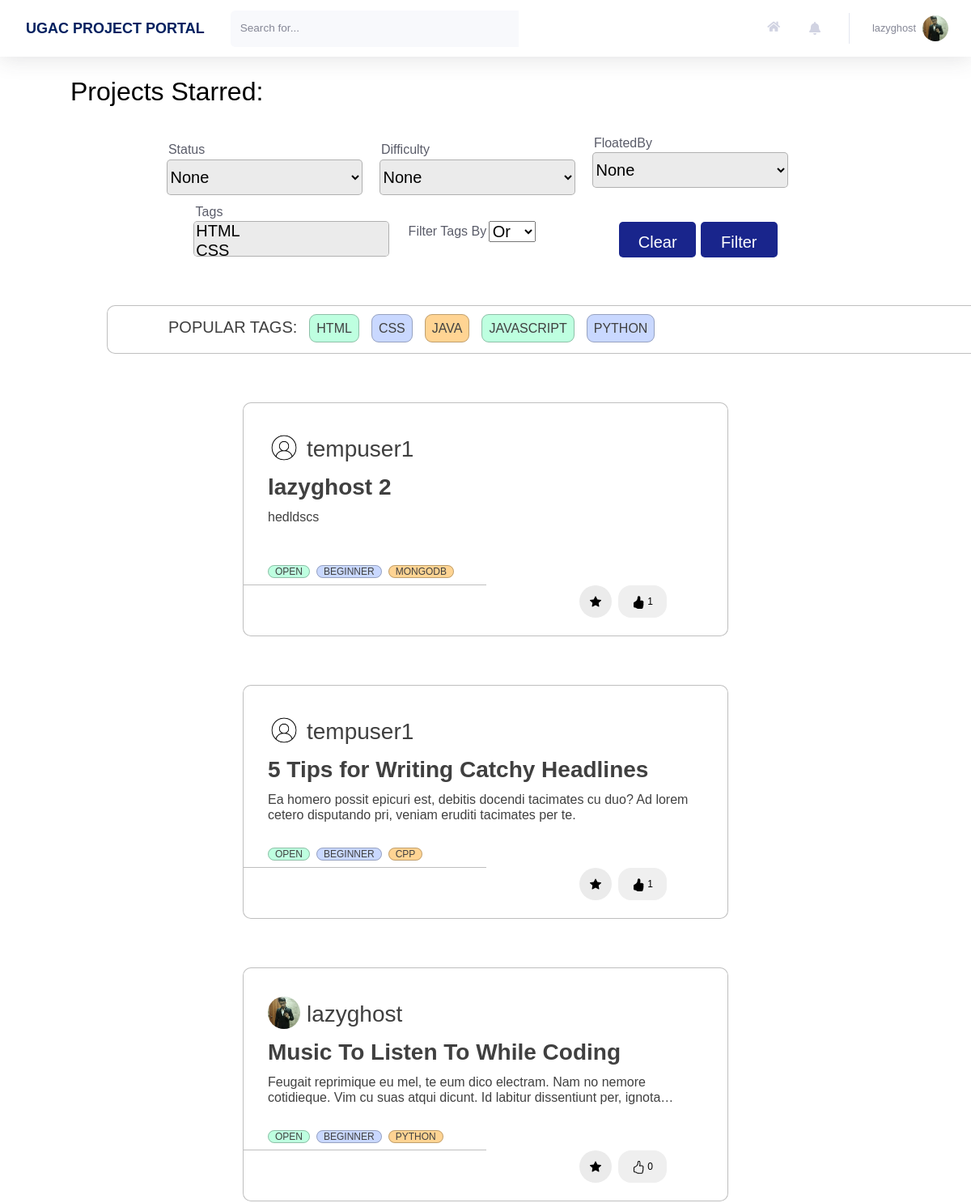
Page /profile/projects/view/ (signed in, upper part) on the earlier database version.
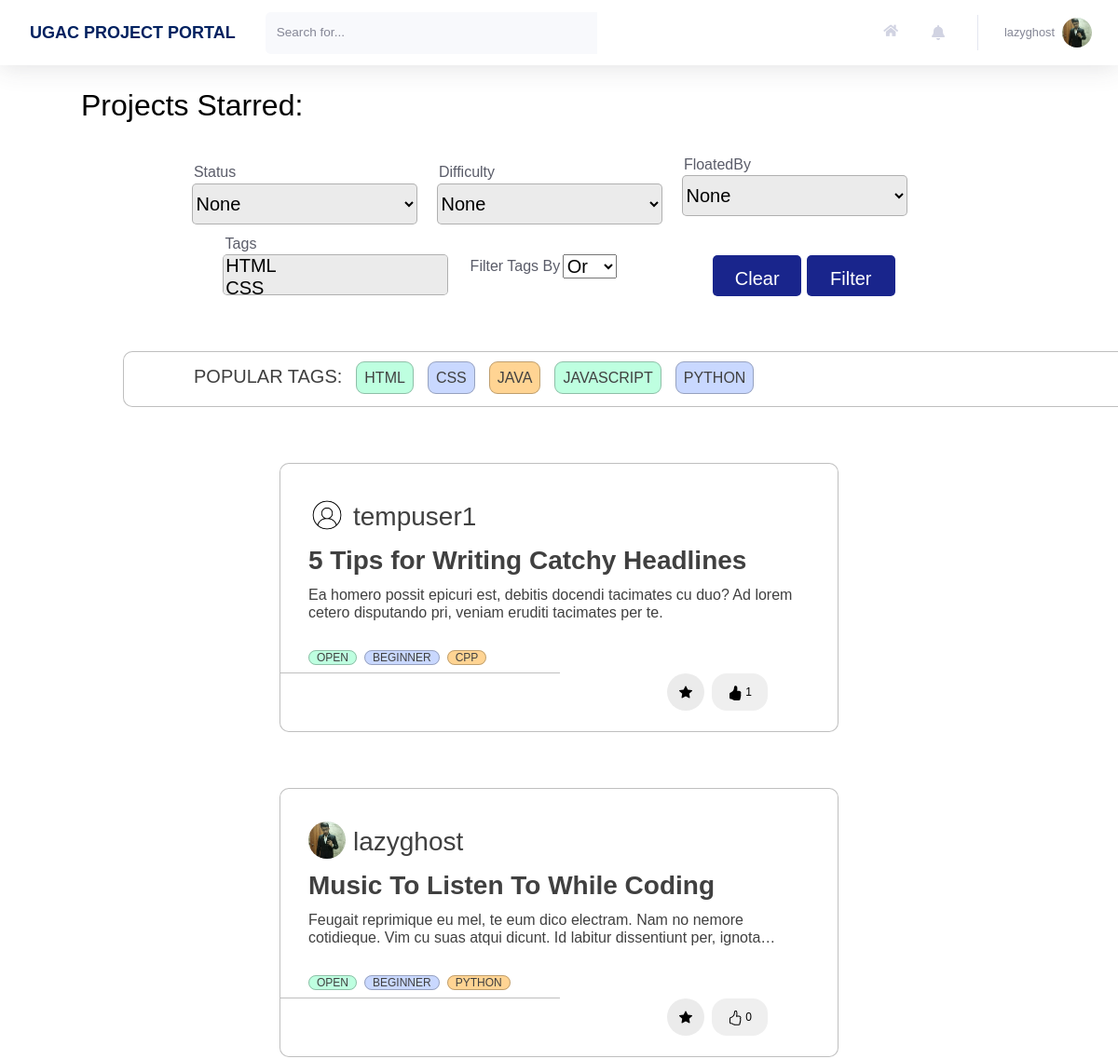
Same page on the later database version.
### home/models.py (models this page shows, shortened)
class Tag(models.Model):
    Title = models.CharField(max_length=20)
    def __str__(self):
        return f"{self.Title}"

class Project(models.Model):
    Title = models.CharField(max_length=100)
    Description = models.TextField()
    FloatedBy = models.ForeignKey(User, on_delete=models.CASCADE,related_name="FloatedBy")
    Mentors = models.ManyToManyField(User,related_name='Mentors')
    Status = models.CharField(max_length=10, choices=STATUS_CHOICES, default='Open')
    OpenedFor = models.CharField(max_length=300)
    Difficulty = models.CharField(max_length=15, choices=DIFFICULTY_CHOICES, default='Beginner')
    PreRequisite = models.TextField()
    Tags = models.ManyToManyField(Tag, related_name='Tags')
    Duration = models.CharField(max_length=30, choices=DURATION_CHOICES)
    DatePosted = models.DateTimeField(default = timezone.now)
    SelectionCriteria = models.TextField()
    MailNotification = models.CharField(max_length=5, choices=NOTIFICATION_CHOICES,default='On')
    ApplyRequest = models.ManyToManyField(User, related_name='ApplyRequest', blank = True)
    AlreadyApplied = models.ManyToManyField(User, related_name='AlreadyApplied', blank = True)
    Likes = models.IntegerField(default=0)

### users/models.py (models this page shows, shortened)
class Profile(models.Model):
    user = models.OneToOneField(User, on_delete=models.CASCADE)
    image = models.ImageField(default = 'default.jpg', upload_to='profile_pics', blank=True)
    rollno = models.CharField(max_length=10)
    year = models.CharField(max_length=30, choices = YEAR_CHOICES)
    branch = models.CharField(max_length=30, choices = BRANCH_CHOICES)
    techskills = models.TextField()
    starred_projects = models.ManyToManyField(Project, related_name='starred_projects', blank = True)
    liked_projects = models.ManyToManyField(Project, related_name='liked_projects', blank = True)
    cv = models.FileField(blank = True, upload_to='resumes',validators=[FileExtensionValidator(allowed_extensions=['pdf'])])
    linked_in_link = models.CharField(blank=True, max_length=100)
    portfolio_link = models.CharField(blank=True, max_length=100)
    github_link = models.CharField(blank=True, max_length=100)

### users/views.py (the view)
# urls.py: path('projects/view/', views.projects_view, name = 'projects-view'),
@login_required
def projects_view(request):
    req_projects, title, heading = get_projects_view_details(request)
    projects = get_filtered_projects(request, req_projects)
    projects = get_paginated_projects(request, projects)
    projects_id = get_user_projects_id(request.user)
    common_tags = get_most_common_tags(5)
    context = {
        'title': title,
        'users':User.objects.all(),
        'tags': Tag.objects.all(),
        'users_html':serialize("json", User.objects.all()),
        'tags_html':serialize("json", Tag.objects.all()),
        'projects': projects,
        'projects_id': projects_id,
        'notifications': Notification.objects.filter(user = request.user).order_by('-time'),
        'common_tags':common_tags,
        'heading': heading
    }
    return render(request, 'users/projects_view.html', context)

### functions.py (called while the page is built)
def get_filtered_projects(request, all_projects):
    myFilter = ProjectFilter(request.GET,queryset=all_projects)
    filtered_projects= myFilter.qs
    return filtered_projects

def get_most_common_tags(size):
    projects = Project.objects.all()
    tags = []
    for project in projects:
        project_tags = project.Tags.all()
        for project_tag in project_tags:
            tags.append(project_tag)
    return [x for x in Counter(tags)][:size]

def get_paginated_projects(request, projects):
    page = request.GET.get('page', 1)
    paginator = Paginator(projects, 6)
    try:
        paginated_projects = paginator.page(page)
    except PageNotAnInteger:
        paginated_projects = paginator.page(1)
    except EmptyPage:
        paginated_projects = paginator.page(paginator.num_pages)
    return paginated_projects

### home/filters.py (called while the page is built)
    @property
    def qs(self):
        qs = super().qs
        if len(self.data):
            Tags = self.data.getlist('Tags')
            FilterBy = self.data.get('FilterBy')
            if FilterBy == 'And':
                for x in Tags:
                    qs = qs.filter(Tags__in = [x])
        return qs

### users/templates/users/projects_view.html (shortened to what this page needs)
{% extends 'home/main.html' %}
{% load crispy_forms_tags %}
{% block headingBlock %}
<h2>{{ heading }}</h2>
{% endblock headingBlock %}

### home/templates/home/main.html (shortened to what the changed rows need)
{% extends 'home/base.html' %}
{% load static %}
{% load crispy_forms_tags %}
{% block customStylesheets %}
<link rel="stylesheet" type="text/css" href="{% static 'home/main.css' %}">
{% endblock customStylesheets %}
{% block content %}
{% block mainContentBlock %}
<div class="project_cards">
    {% block headingBlock %}{% endblock headingBlock %}
    <br>
    {% block filterBlock %}
        <br>
    {% endblock filterBlock %}
    {% block tagsBlock %}
        <div class = "blog-container" style="flex: 1 0 45%; margin: 30px; width: 1260px; height: 60px; max-width: 1260px; margin-left: 45px; ">
        <div class="blog-tags-a" style="margin-left: 75px;">
        <ul>
            {% for tag in common_tags %}
                <li style="margin-left: 15px;"><a href="/?Tags={{tag.id}}">{{ tag }}</a></li>
            {% endfor %}
        </ul>
        </div>
        </div>
    {% endblock tagsBlock %}
    {% block allProjectsBlock %}
    <div class="justify-content-center" style="display: flex; flex-wrap: wrap;" id="all-projects">
        {% for project in projects %}
            <div id="projectNumber{{ project.id }}">
                <div class = "blog-container">
                    <div class="blog-header" style="display: flex; flex-wrap: wrap;">
                        <div class="blog-author--no-cover" style="background:url('{{project.FloatedBy.profile.image.url}}');background-size: cover; border-radius: 50%; display: inline-block;height: 40px;margin-right: 0.5rem;background-position: center;top: 8px;width: 40px; top: 27px; left: 28px; margin-top: 5px; ">
                        </div>
                        <span style="flex: 1 0 45%; ">
                            <h3 style="margin-top: 10px; color:#858796;"><a href="{% url 'profile' project.FloatedBy.id %}">{{project.FloatedBy}}</a></h3>
                        </span>
                    </div>
                    <div class="blog-body">
                        <div class="blog-title demo-a">
                            <h1><a href="/project/?project_id={{project.id}}">{{ project.Title }}</a></h1>
                        </div>
                        <div class="blog-summary demo-2">
                            <p>{{project.Description}}</p>
                        </div>
                        <div class="blog-tags">
                        <br>
                            <ul>
                                <li><a href="/?Status={{project.Status}}">{{project.Status}}</a></li>
                                <li><a href="/?Difficulty={{project.Difficulty}}">{{project.Difficulty}}</a></li>
                                {% for tag in project.Tags.all %}
                                    {% if forloop.counter <= 4 %}
                                        <li>
                                            <a href="/?Tags={{tag.id}}">{{ tag }}</a>
                                        </li>
                                    {% endif %}
                                {% endfor %}
                            </ul>
                        </div>
                    </div>
                    <hr class="main-page-hr" >
                    <div class="blog-footer">
                        <ul>
                            <li>
                                {% if project.id not in projects_id.4 %}
                                    <button class="btn btn-primary btn-circle btn-block task" style="margin-left: 430px;" task = "Star" project_id={{project.id}} page_number={{projects.number}}>
                                        <svg xmlns="http://www.w3.org/2000/svg" width="16" height="16" fill="black" class="bi bi-star" viewBox="0 0 16 16">
                                            <path d="M2.866 14.85c-.078.444.36.791.746.593l4.39-2.256 4.389 2.256c.386.198.824-.149.746-.592l-.83-4.73 3.522-3.356c.33-.314.16-.888-.282-.95l-4.898-.696L8.465.792a.513.513 0 0 0-.927 0L5.354 5.12l-4.898.696c-.441.062-.612.636-.283.95l3.523 3.356-.83 4.73zm4.905-2.767-3.686 1.894.694-3.957a.565.565 0 0 0-.163-.505L1.71 6.745l4.052-.576a.525.525 0 0 0 .393-.288L8 2.223l1.847 3.658a.525.525 0 0 0 .393.288l4.052.575-2.906 2.77a.565.565 0 0 0-.163.506l.694 3.957-3.686-1.894a.503.503 0 0 0-.461 0z" />
                                        </svg>
                                    </button>
                                {% else %}
                                    <button class="btn btn-primary btn-circle btn-block task" style="margin-left: 430px;" task = "Unstar" project_id={{project.id}} page_number={{projects.number}}>
                                    </button>
                                {% endif %}
                            </li>
                            <li>
                                {% if project.id not in projects_id.1 %}
                                    <button type="button" class="task" style="margin-right: 75px; width: 60px;height:40px; border: none;border-radius: 16px;" task = "Like" project_id={{project.id}} page_number={{projects.number}}>
                                    {{project.Likes}}
                                    </button>
                                {% else %}
                                    <button type="button" class=" task" style="margin-right: 75px; width: 60px;height:40px;border: none;border-radius: 16px;" task = "Unlike" project_id={{project.id}} page_number={{projects.number}}>
                                    {{project.Likes}}
                                    </button>
                                {% endif %}
                            </li>
                        </ul>
                    </div>
                </div>
            </div>
        {% endfor %}
    </div>
    {% endblock allProjectsBlock %}
    {% endblock mainContentBlock %}
    {% endblock content %}

Differences in the rows shown:
no longer on this page (row edited): Project: FloatedBy.profile.image (placeholder picture), FloatedBy "tempuser1", Title "lazyghost 2", Description "hedldscs", Status "OPEN", Difficulty "BEGINNER", Likes "1"
no longer on this page (row unchanged): Tag: Title "MONGODB", shown under "tempuser1"
